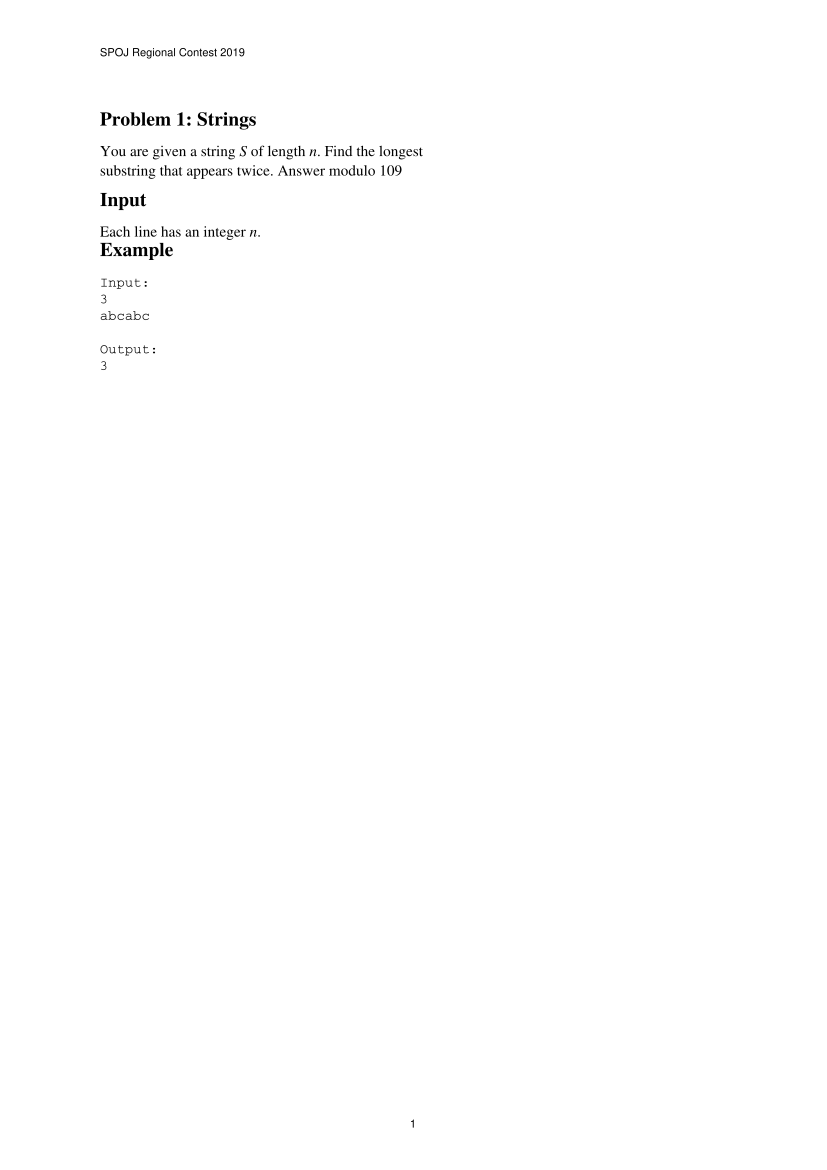

The script that saved this image:
from reportlab.pdfgen import canvas
from reportlab.lib.pagesizes import A4
W, H = A4
import os
c = canvas.Canvas(os.path.join(os.path.dirname(__file__), "word.pdf"), pagesize=A4)
def page(n, body):
    c.setFont("Helvetica", 8); c.drawString(72, H-40, "SPOJ Regional Contest 2019"); c.drawCentredString(W/2, 30, str(n))
    y = H-90
    for kind, txt in body:
        if kind == 'h':
            c.setFont("Times-Bold", 14); c.drawString(72, y, txt); y -= 22
        elif kind == 'p':
            x = 72
            for seg in txt:
                font, s = seg
                c.setFont(font, 11); c.drawString(x, y, s); x += c.stringWidth(s, font, 11)
            y -= 14
        elif kind == 'gap': y -= 8
        elif kind == 'pre':
            c.setFont("Courier", 10)
            for l in txt: c.drawString(72, y, l); y -= 12
            y -= 6
    c.showPage()
for n in range(1, 4):
    page(n, [('h', f'Problem {n}: Strings'), ('p', [("Times-Roman", "You are given a string "), ("Times-Italic", "S"), ("Times-Roman", " of length "), ("Times-Italic", "n"), ("Times-Roman", ". Find the longest")]),
             ('p', [("Times-Roman", "substring that appears twice. Answer modulo 10"), ("Times-Roman", "9")]), ('gap', ''), ('h', 'Input'), ('p', [("Times-Roman", "Each line has an integer "), ("Times-Italic", "n"), ("Times-Roman", ".")]),
             ('h', 'Example'), ('pre', ['Input:', '3', 'abcabc', '', 'Output:', '3'])])
c.save()
